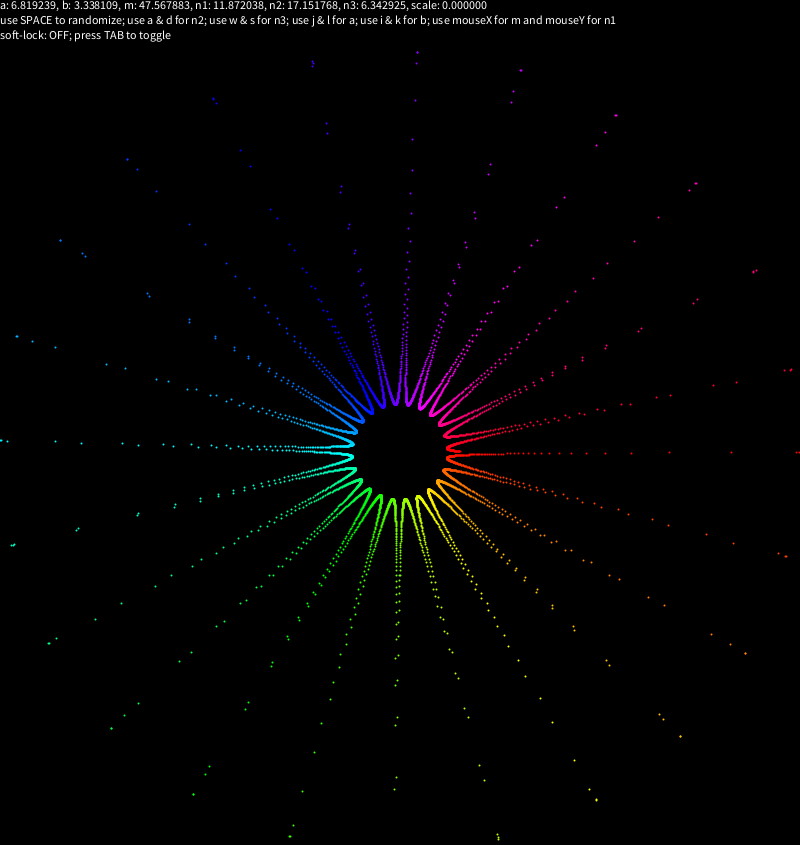
Frame 1 (no input)
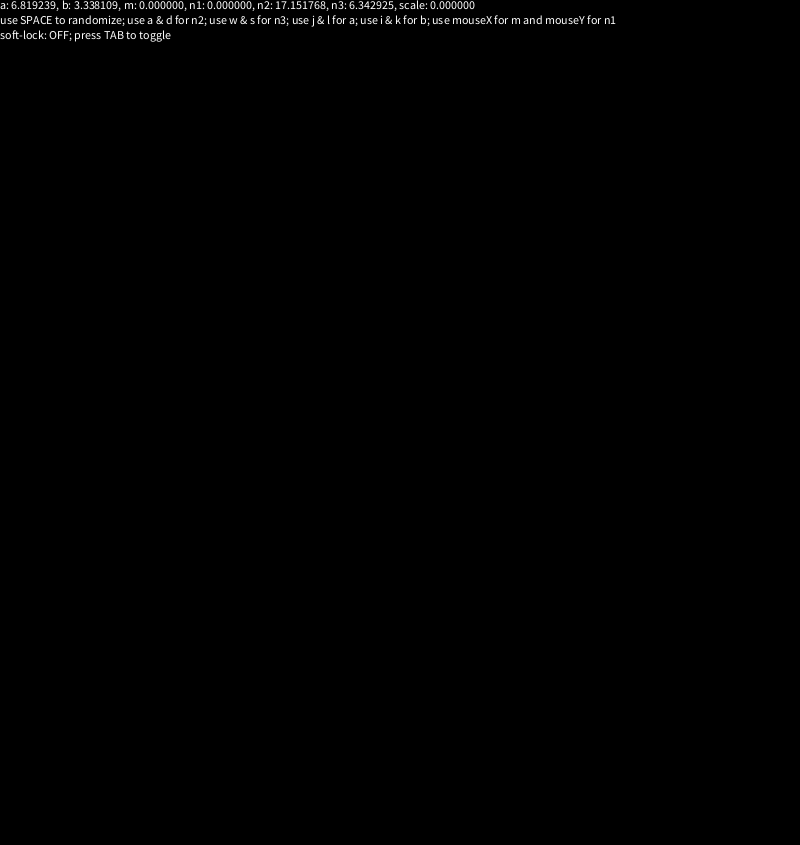
Frame 60 (the mouse pressed at the canvas centre just before this capture)
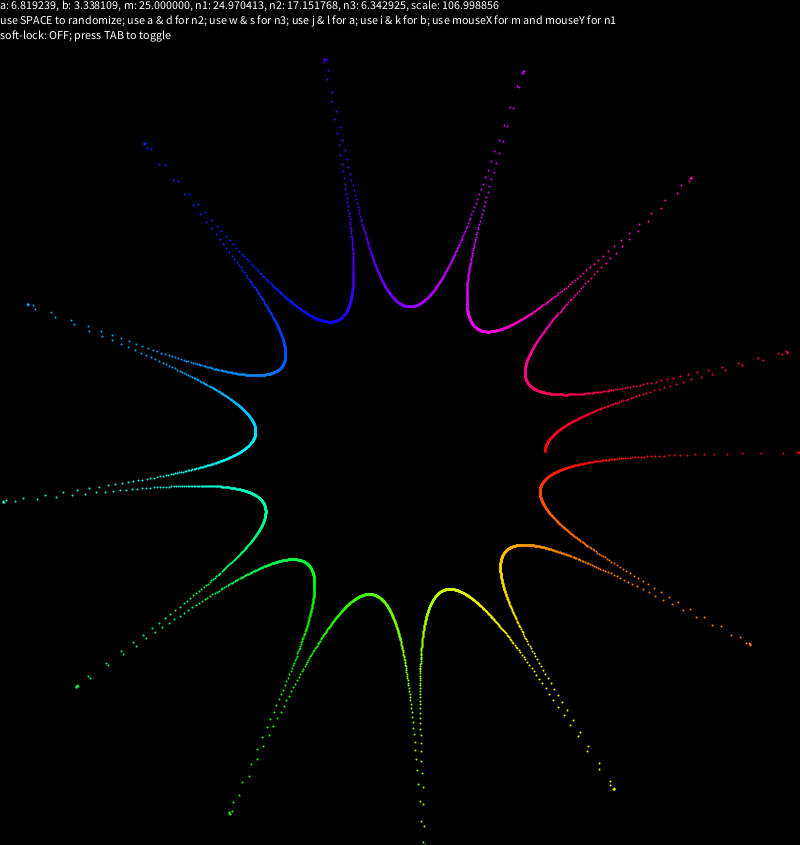
Frame 120 (the mouse held since frame 60 and released just before this capture)

The Processing sketch that drew these frames (run headless with seeded random() and noise(); from frame 60 on, the mouse is pressed at the canvas centre):

// Processing sketch: lab_9_q2_extension
// ── lab_9_q2_extension.pde
// after reading the website below and experimenting a bit, i wanted to see how many wacky shapes i could find. so i wrote this program.
// http://paulbourke.net/geometry/supershape/
// i found the whole thing worked better when m1 == m2, so i just made one value m

final float a_MAX = 10, b_MAX = 10, m_MAX = 50, n1_MAX = 50, n2_MAX = 20, n3_MAX = 20;
float a, b, m, n1, n2, n3;
float scale;
boolean softLock = false;

void setup()
{
  size(800, 845);  // make taller so that text can fit without ever overlapping with actual drawing
  strokeWeight(2);
  colorMode(HSB, 360, 100, 100);
  randomizeValues();
}

void draw()
{
  background(0);
  textAlign(LEFT, TOP);
  text(String.format("a: %f, b: %f, m: %f, n1: %f, n2: %f, n3: %f, scale: %f", a, b, m, n1, n2, n3, scale), 0, 0);
  text("use SPACE to randomize; use a & d for n2; use w & s for n3; use j & l for a; use i & k for b; use mouseX for m and mouseY for n1", 0, 15);
  text("soft-lock: " + (softLock ? "ON" : "OFF") + "; press TAB to toggle", 0, 30);
  translate(width / 2, height / 2 + 30);  // translate so that the sketch won't overlap with text
  supershape();//(a, b, m1, m2, n1, n2, n3);
  
  // update some variables with mouseX and mouseY
  m = map(mouseX, 0, width, 0, n1_MAX);
  n1 = map(mouseY, 0, height, 0, m_MAX);
  // I found out that when m is divisible by 2, the shape is symmetrical and there are no protruding/cut off lines.
  // This line of code soft-locks the shape to m % 2 == 0
  if (softLock) m = round(m) % 2 == 0 ? round(m) : m;
}

void supershape()
{
  // calculate largest radius to make a scale such that the entire sketch will fit within the frame
  float largestR = 0;
  for (float i = 0; i < 360; i += 0.0625)
  {
    float r = calcR(i);
    if (r > largestR) largestR = r;
  }
  scale = width / largestR / 2;  // the 2 is there because otherwise it would calculate the width of the sketch as the radius, and instead we want the diameter to fit within the sketch
  
  // main draw loop
  for (float i = 0; i < 360; i += 0.0625)
  {
    stroke(i, 100, 100);                                              // make the shape have gradient colours
    float r = calcR(i);                                               // calculate r
    point(scale * r * cos(radians(i)), scale * r * sin(radians(i)));  // calculate x and y of point based on r and theta
  }
}

// this function calculates the radius with the supershape formula
float calcR(float degrees)
{ return pow((pow(abs(cos(m * radians(degrees) / 4) / a), n2) + pow(abs(sin(m * radians(degrees) / 4) / b), n3)), -1 / n1); }

// i put the randomize key here so that it wouldn't repeat as fast as the WASD keys
void keyTyped()
{ if (key == ' ') randomizeValues(); }

void keyPressed()
{
  if (keyCode == TAB) softLock = !softLock;
  if (key == 'd') n2 = n2 < n2_MAX ? n2 + 0.1 : n2_MAX;
  if (key == 'a') n2 = n2 > 0 ? n2 - 0.1 : 0;
  if (key == 'w') n3 = n3 < n3_MAX ? n3 + 0.1 : n3_MAX;
  if (key == 's') n3 = n3 > 0 ? n3 - 0.1 : 0;
  if (key == 'l') a = a < a_MAX ? a + 0.1 : a_MAX;
  if (key == 'j') a = a > 0.1 ? a - 0.1 : 0.1;  // a & b must always be a non-zero number; otherwise, the sketch won't show up (this is because of the superformula and the math behind it)
  if (key == 'i') b = b < b_MAX ? b + 0.1 : b_MAX;
  if (key == 'k') b = b > 0.1 ? b - 0.1 : 0.1;
}

// change all values to something random (values for random() were just trial and error until i found a combination that makes interesting shapes, as well as using some info from the website cited above)
void randomizeValues()
{
  a = random(1, 10); b = random(1, 10);              // changing a and b just seems to affect scale, but why not change them for extra randomness?
  m = random(0, m_MAX);                              // the greater m is, the more points the shape seems to have
  n1 = random(0, n1_MAX);                            // the greater n1 is, the more bloated the shape is. the smaller it is, the more pinched it seems
  n2 = random(0, n2_MAX); n3 = random(0, n3_MAX);    // n2 and n3 seem to change the distance between points? but i'm not sure
}
